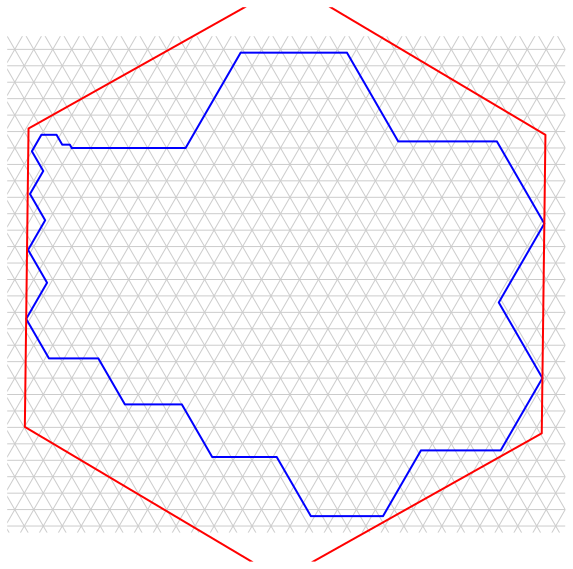

This chart was generated by the following Python code:
import sys
import os
from polyforms.polyiamond import Polyiamond

import matplotlib.pyplot as plt
import matplotlib.path as mpath
import matplotlib.patches as mpatches
import numpy as np

TH = np.sqrt(3)/2

# The perfect 30-gon polyiamond
p = Polyiamond('ABAFAFEFEDEDCDCDCDCBCBCBCBAFAF')
pts = p.get_mod_descartes()

xs = [pt[0] for pt in pts]
ys = [pt[1] for pt in pts]

min_x, max_x = min(xs), max(xs)
min_y, max_y = min(ys), max(ys)

# Add some padding
padding_x = 5
padding_y = 5

left = int(np.floor(min_x)) - padding_x
right = int(np.ceil(max_x)) + padding_x
bottom = int(np.floor(min_y)) - padding_y
top = int(np.ceil(max_y)) + padding_y

width = right - left
height = top - bottom

# Create figure
fig, ax = plt.subplots(figsize=(10, 10))
ax.axis('equal')
ax.axis('off')
plt.margins(x=0, y=0)

# Set limits
ax.set_xlim(left, right)
ax.set_ylim(bottom * TH, top * TH)

# Create a clipping path for the grid
vertices = np.array([
    [left, bottom * TH],
    [right, bottom * TH],
    [right, top * TH],
    [left, top * TH],
    [0, 0]
])
codes = [
    mpath.Path.MOVETO, mpath.Path.LINETO, mpath.Path.LINETO, mpath.Path.LINETO,
    mpath.Path.CLOSEPOLY
]
clip_path = mpath.Path(vertices, codes)
patch = mpatches.PathPatch(clip_path, transform=ax.transData, fill=False, edgecolor='none')
ax.add_patch(patch)

# Grid lines
def draw_line(x_coords, y_coords, is_dark):
    linewidth = 1.0 if is_dark else 0.25
    color = '#cccccc' if is_dark else '#cccccc'
    line, = ax.plot(x_coords, [y * TH for y in y_coords], color=color, linewidth=linewidth, linestyle='solid')
    line.set_clip_path(patch)

for y in range(bottom, top + 1):
    if y % 5 == 0:
        draw_line([left, right], [y, y], '#cccccc')

# Slanted lines 1
min_c1 = int(np.floor(2 * left - top)) - 5
max_c1 = int(np.ceil(2 * right - bottom)) + 5
for c in range(min_c1, max_c1 + 1):
    if c % 10 == 0:
        draw_line([left, right], [2*left - c, 2*right - c], '#cccccc')

# Slanted lines 2
min_c2 = int(np.floor(2 * left + bottom)) - 5
max_c2 = int(np.ceil(2 * right + top)) + 5
for c in range(min_c2, max_c2 + 1):
    if c % 10 == 0:
        draw_line([left, right], [c - 2*left, c - 2*right], '#cccccc')

# Draw the polyiamond perimeter (no fill)
poly_xs = xs + [xs[0]]
poly_ys = [y * TH for y in (ys + [ys[0]])]
ax.plot(poly_xs, poly_ys, color='blue', linewidth=2)

# Call get_smallest_hexagon function
hex_vertices = p.get_smallest_hexagon()

# Draw smallest hexagon
hex_xs = [v[0] for v in hex_vertices] + [hex_vertices[0][0]]
hex_ys = [v[1] for v in hex_vertices] + [hex_vertices[0][1]]
ax.plot(hex_xs, hex_ys, color='red', linewidth=2)

plt.savefig('30gon_smallest_hexagon.svg', format='svg', bbox_inches='tight', transparent=True, pad_inches=0.1)

# Remove hardcoded width and height from the generated SVG
with open('30gon_smallest_hexagon.svg', 'r') as f:
    svg_content = f.read()

import re
svg_content = re.sub(r'width="[0-9.]+pt" height="[0-9.]+pt" ', '', svg_content)

with open('30gon_smallest_hexagon.svg', 'w') as f:
    f.write(svg_content)

print("Saved 30gon_smallest_hexagon.svg")
